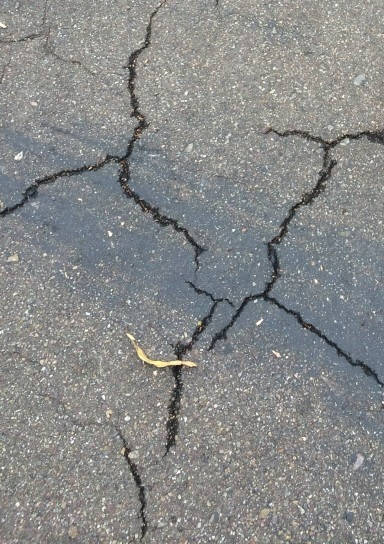
#> input picture backend/test_images/11125-1.jpg, 384 x 544 px; its folder holds only this picture in this run
$ python -i detector.py   (imports and definitions only)
#> lines starting #> are read from the running program, lines starting #| are printed output that depends on the picture; after the words box and inside, x2 and y2 are one past the last pixel; in counts of white or black regions, pixels touching at a corner belong together
#> further down, picture is the input picture: shape (544, 384, 3); mean B, G, R 136.7, 137.3, 135.8
import os
import cv2
import numpy as np
import logging
from typing import Dict, Any, List, Optional

logger = logging.getLogger(__name__)

# Global singleton cached YOLO model instance
_YOLO_MODEL = None
_YOLO_LOAD_ATTEMPTED = False
_YOLO_ERROR_MESSAGE = None

def get_yolo_model():
    """
    Returns the cached YOLO11s model instance.
    Loads models/yolo_best.pt once into memory on first request or startup,
    avoiding expensive model reloading on each inference call.
    """
    global _YOLO_MODEL, _YOLO_LOAD_ATTEMPTED, _YOLO_ERROR_MESSAGE

    if _YOLO_MODEL is not None:
        return _YOLO_MODEL, None

    if _YOLO_LOAD_ATTEMPTED and _YOLO_ERROR_MESSAGE is not None:
        return None, _YOLO_ERROR_MESSAGE

    _YOLO_LOAD_ATTEMPTED = True

    model_dir = os.environ.get(
    "INFRASCAN_MODELS_DIR",
    os.path.abspath(os.path.join(os.path.dirname(__file__), "..", "..", "models"))
)

    yolo_path = os.path.join(model_dir, "yolo_best.pt")

    if not os.path.exists(yolo_path):
        _YOLO_ERROR_MESSAGE = f"Checkpoint not found at '{yolo_path}'. Ensure yolo_best.pt is in models/."
        logger.warning(_YOLO_ERROR_MESSAGE)
        return None, _YOLO_ERROR_MESSAGE

    try:
        from ultralytics import YOLO
        _YOLO_MODEL = YOLO(yolo_path)
        logger.info(f"YOLO11s checkpoint successfully loaded from {yolo_path}")
        return _YOLO_MODEL, None
    except Exception as exc:
        _YOLO_ERROR_MESSAGE = f"Failed to initialize YOLO model from '{yolo_path}': {str(exc)}"
        logger.error(_YOLO_ERROR_MESSAGE)
        return None, _YOLO_ERROR_MESSAGE


def run_crack_detection(image_bgr: np.ndarray, binary_mask: np.ndarray = None) -> Dict[str, Any]:
    """
    Crack & Surface Damage Detection (Bounding Box Localization).
    Executes real inference using the improved YOLO11s model trained on CRACK500.

    If the checkpoint is loaded:
      - Runs real model inference via Ultralytics predict()
      - Extracts bounding boxes and confidence scores
      - Merges adjacent/overlapping micro-clusters using proximity logic
      - Flags transparently that real model inference was executed

    If checkpoint is missing:
      - Reports explicit warning status rather than silently pretending deep learning ran
      - Uses calibrated computer vision heuristics as fallback
    """
    h, w = image_bgr.shape[:2]
#> h = 544; w = 384
    model, load_err = get_yolo_model()

    if model is not None:
        try:
            # Rigorous Provenance Verification:
            # 1. Check if model explicitly contains custom crack classes
            class_names_lower = [str(n).lower() for n in model.names.values()]
            has_explicit_crack_class = any(
                c in ["crack", "surface_crack", "concrete_crack"]
                for c in class_names_lower
            )
            has_single_class = (len(model.names) == 1)

            # 2. Check for verified provenance metadata file alongside checkpoint
            model_dir = os.environ.get(
                "INFRASCAN_MODELS_DIR",
                os.path.abspath(
                    os.path.join(os.path.dirname(__file__), "..", "..", "models")
                )
            )
            provenance_file = os.path.join(model_dir, "yolo_provenance.json")

            has_provenance_record = False
            if os.path.exists(provenance_file):
                try:
                    import json
                    with open(provenance_file, "r") as pf:
                        meta = json.load(pf)
                        has_provenance_record = (
                            meta.get("dataset") == "CRACK500"
                            and meta.get("verified") is True
                        )
                except Exception:
                    has_provenance_record = False

            # Require BOTH class structure AND provenance record
            # OR an explicit unique crack class
            is_crack500_model = (
                (has_single_class and has_explicit_crack_class)
                or has_provenance_record
            )

            # Real YOLO11s model inference
            results = model.predict(
                image_bgr,
                imgsz=640,
                conf=0.25,
                iou=0.45,
                verbose=False
            )[0]

            boxes = []
            for b in results.boxes:
                xyxy = b.xyxy[0].cpu().numpy().astype(int).tolist()
                conf = float(b.conf[0].cpu().numpy())
                cls_id = int(b.cls[0].cpu().numpy())

                # Bounding box bounds checking
                x1 = int(max(0, min(w, xyxy[0])))
                y1 = int(max(0, min(h, xyxy[1])))
                x2 = int(max(0, min(w, xyxy[2])))
                y2 = int(max(0, min(h, xyxy[3])))

                # Report genuine class name
                raw_name = model.names.get(cls_id, f"class_{cls_id}")
                label = (
                    "surface_crack"
                    if str(raw_name).lower() in ["crack", "surface_crack"]
                    else raw_name
                )

                boxes.append({
                    "box": [x1, y1, x2, y2],
                    "confidence": round(conf, 4),
                    "label": label,
                    "class_id": cls_id
                })

            # Proximity merging of overlapping / contiguous crack fragments
            merged_boxes = merge_adjacent_boxes(
                boxes, w, h, merge_dist=25
            )

            num_classes = len(model.names)

            if is_crack500_model:
                status_desc = (
                    f"YOLO11s CRACK500 Verified Inference "
                    f"(models/yolo_best.pt, classes={num_classes})"
                )
                valid_detections = merged_boxes
                defect_count = int(len(merged_boxes))
            else:
                # Baseline COCO model is NOT an infrastructure damage detector
                status_desc = (
                    "COCO-Pretrained YOLO11s Baseline "
                    "(models/yolo_best.pt, 80 COCO classes — not crack detector)"
                )
                valid_detections = []
                defect_count = 0

            return {
                "defect_count": defect_count,
                "detections": valid_detections,
                "raw_coco_detections": (
                    merged_boxes if not is_crack500_model else []
                ),
                "model_status": status_desc,
                "is_real_inference": True,
                "is_custom_crack500": is_crack500_model,
                "model_classes": model.names,
                "model_architecture": "YOLO11s (P3-P5)",
                "input_resolution": "640x640"
            }

        except Exception as exc:
            logger.error(f"Error during YOLO11s prediction: {exc}")
            load_err = f"Inference execution error: {str(exc)}"

    # Graceful transparent fallback if checkpoint missing or execution failed
    # Reports genuine status indicating fallback rather than pretending model executed
    if binary_mask is None:
        gray = cv2.cvtColor(image_bgr, cv2.COLOR_BGR2GRAY)
        blurred = cv2.GaussianBlur(gray, (5, 5), 0)
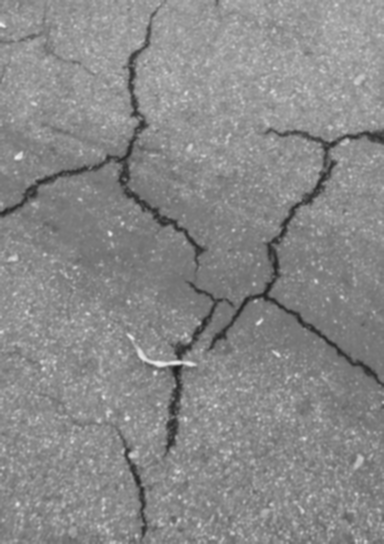
#> blurred: shape (544, 384); min 28, max 241, mean 136.8
        binary_mask = cv2.adaptiveThreshold(
            blurred,
            255,
            cv2.ADAPTIVE_THRESH_GAUSSIAN_C,
            cv2.THRESH_BINARY_INV,
            25,
            6
        )
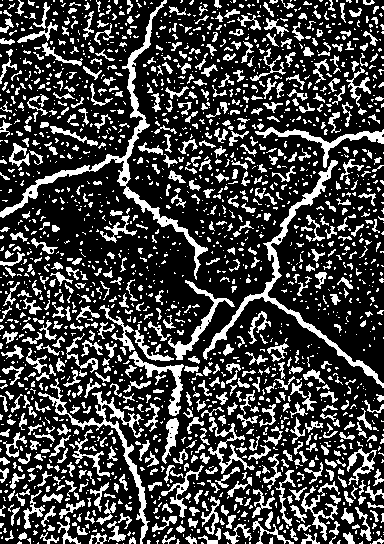
#> binary_mask: shape (544, 384); 25.9% white; 2021 white regions (1370 under 20 px), largest, box (x1, y1, x2, y2) and area: (0, 0, 208, 280) 2786, (203, 160, 384, 388) 2263, (38, 378, 150, 544) 1574


    binary = (binary_mask > 127).astype(np.uint8)

    # 1. Morphological closing to bridge disjoint crack segments
    kernel = cv2.getStructuringElement(cv2.MORPH_RECT, (11, 11))
    closed = cv2.morphologyEx(binary, cv2.MORPH_CLOSE, kernel)
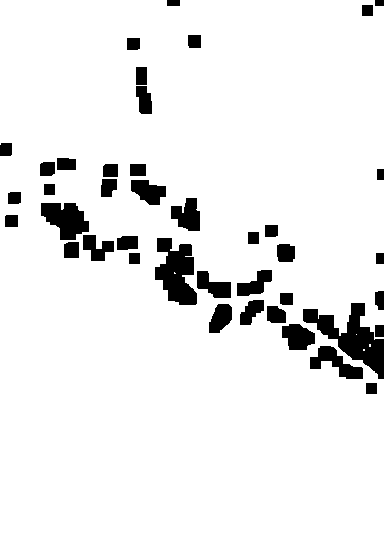
#> closed: shape (544, 384); values 0 (black) and 1 (white), 92.6% white; 41 black regions, largest, box (x1, y1, x2, y2) and area: (303, 303, 384, 379) 2343, (155, 238, 197, 305) 1827, (41, 203, 89, 240) 1189

    # 2. Connected Component Analysis
    num_labels, labels, stats, _ = cv2.connectedComponentsWithStats(closed, connectivity=8)
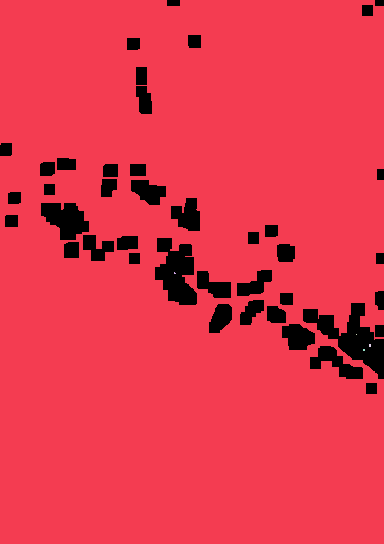
#> labels: shape (544, 384) int32; 6 distinct labels, from 0 to 5; one colour per label, 0 black
#> num_labels = 6; stats = [[0, 0, 384, 394, 15414], [0, 0, 384, 544, 193468], [174, 272, 2, 2, 3], [356, 334, 1, 1, 1], [369, 344, 2, 3, 6], [363, 349, 2, 2, 4]]

    raw_boxes = []
    min_area = 50
    for i in range(1, num_labels):
        area = int(stats[i, cv2.CC_STAT_AREA])
        if area >= min_area:
            x = int(stats[i, cv2.CC_STAT_LEFT])
            y = int(stats[i, cv2.CC_STAT_TOP])
            bw = int(stats[i, cv2.CC_STAT_WIDTH])
            bh = int(stats[i, cv2.CC_STAT_HEIGHT])
            raw_boxes.append([x, y, x + bw, y + bh, area])
#> this loop made 5 passes
#> (area, x, y, bw, bh) on pass 1: (193468, 0, 0, 384, 544)
#> after the loop, raw_boxes = [[0, 0, 384, 544, 193468]]

    if not raw_boxes:
        return {
            "defect_count": 0,
            "detections": [],
            "model_status": f"Fallback Vision Heuristics (Checkpoint unavailable: {load_err}) - No defect zones found",
            "is_real_inference": False
        }

    # 3. Proximity-Based Box Merging
    merged = True
    boxes = raw_boxes
#> boxes = [[0, 0, 384, 544, 193468]]
    merge_dist = 30
    while merged:
        merged = False
        new_boxes = []
        skip_indices = set()

        for i in range(len(boxes)):
            if i in skip_indices:
                continue
            b1 = boxes[i]
            x1_min, y1_min, x1_max, y1_max, a1 = b1

            for j in range(i + 1, len(boxes)):
                if j in skip_indices:
                    continue
                b2 = boxes[j]
                x2_min, y2_min, x2_max, y2_max, a2 = b2

                x_overlap = max(0, min(x1_max, x2_max) - max(x1_min, x2_min) + merge_dist)
                y_overlap = max(0, min(y1_max, y2_max) - max(y1_min, y2_min) + merge_dist)

                if x_overlap > 0 and y_overlap > 0:
                    x1_min = min(x1_min, x2_min)
                    y1_min = min(y1_min, y2_min)
                    x1_max = max(x1_max, x2_max)
                    y1_max = max(y1_max, y2_max)
                    a1 = a1 + a2
                    skip_indices.add(j)
                    merged = True

            new_boxes.append([x1_min, y1_min, x1_max, y1_max, a1])
        boxes = new_boxes

    detections = []
    pad = 8
    for b in boxes:
        x1, y1, x2, y2, area = b
        conf = min(0.95, round(0.60 + (area / 1800.0), 3))
        detections.append({
            "box": [
                int(max(0, x1 - pad)),
                int(max(0, y1 - pad)),
                int(min(w, x2 + pad)),
                int(min(h, y2 + pad))
            ],
            "confidence": float(conf),
            "label": "surface_crack"
        })

    detections = sorted(detections, key=lambda d: (d["box"][2]-d["box"][0])*(d["box"][3]-d["box"][1]), reverse=True)[:6]

    status_note = f"Fallback Vision Heuristics (Checkpoint notice: {load_err})" if load_err else "Fallback Vision Heuristics"

    return {
        "defect_count": int(len(detections)),
        "detections": detections,
        "model_status": status_note,
        "is_real_inference": False
    }

def merge_adjacent_boxes(boxes: List[Dict[str, Any]], img_w: int, img_h: int, merge_dist: int = 20) -> List[Dict[str, Any]]:
    """Merges adjacent bounding boxes within Euclidean edge proximity threshold."""
    if not boxes or len(boxes) <= 1:
        return boxes
    merged_list = []
    used = set()
    for i in range(len(boxes)):
        if i in used:
            continue
        cur_box = list(boxes[i]["box"])
        cur_conf = float(boxes[i]["confidence"])
        cur_label = boxes[i].get("label", "surface_crack")
        for j in range(i + 1, len(boxes)):
            if j in used:
                continue
            other_box = boxes[j]["box"]
            x_ol = max(0, min(cur_box[2], other_box[2]) - max(cur_box[0], other_box[0]) + merge_dist)
            y_ol = max(0, min(cur_box[3], other_box[3]) - max(cur_box[1], other_box[1]) + merge_dist)
            if x_ol > 0 and y_ol > 0:
                cur_box = [
                    int(min(cur_box[0], other_box[0])),
                    int(min(cur_box[1], other_box[1])),
                    int(max(cur_box[2], other_box[2])),
                    int(max(cur_box[3], other_box[3]))
                ]
                cur_conf = max(cur_conf, float(boxes[j]["confidence"]))
                used.add(j)
        merged_list.append({
            "box": cur_box,
            "confidence": round(cur_conf, 4),
            "label": cur_label
        })
    return merged_list

>>> import cv2
>>> picture = cv2.imread('../test_images/11125-1.jpg')
>>> result = run_crack_detection(picture)
#> result = 4 items
